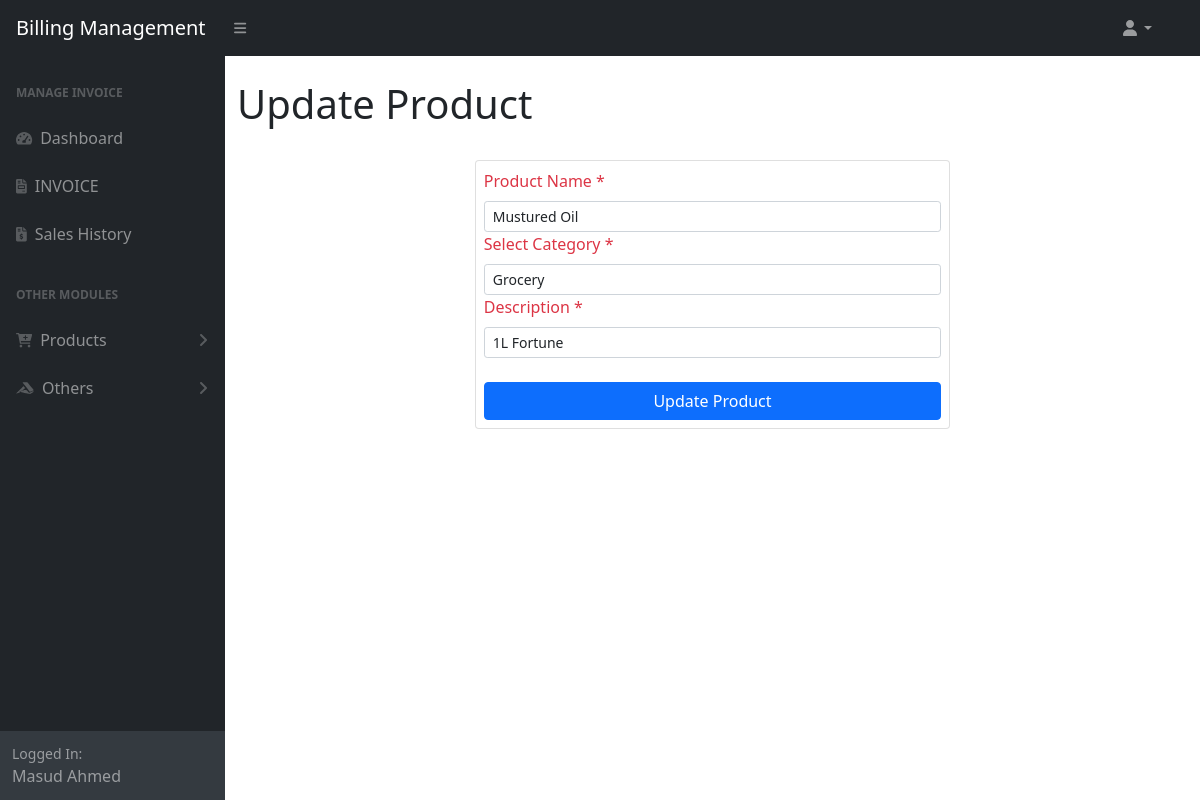
The page /update_product.php?pid=7 (signed in) on the database its author committed.
### tables this page shows
CREATE TABLE `user` (
  `id` int(11) NOT NULL,
  `name` varchar(50) NOT NULL,
  `mobile` varchar(10) NOT NULL,
  `email` varchar(100) DEFAULT NULL
);

CREATE TABLE `products` (
  `pid` int(11) NOT NULL,
  `pname` varchar(50) NOT NULL,
  `pcat` int(11) NOT NULL,
  `barcode` int(11) DEFAULT NULL,
  `description` text NOT NULL
);

CREATE TABLE `category` (
  `cid` int(11) NOT NULL,
  `ctitle` varchar(50) NOT NULL
);

### update_product.php (the view, shortened to what this page needs)
<?php
require_once 'menu/header.php'
?>
<div class="container-fluid">
<h1 class="mt-4">Update Product</h1>
    <div class="container">
        <div class="row justify-content-center">
            <div class="col-md-6 mt-4 p-2 card">
                <?php
                $pid = $_GET['pid'];
                $getsql = "SELECT * FROM `products` WHERE `pid` = '$pid'";
                $data = mysqli_fetch_assoc(mysqli_query($conn, $getsql));
                ?>
                <form action="actions/edit_actions.php" method="post">
                    <label for="pname" class="text-danger">Product Name *</label>
                    <input class="form-control form-control-sm" type="text" name="pname" value="<?= $data['pname'] ?>" required>
                    <label for="pcat" class="text-danger">Select Category *</label>
                    <select class="form-control form-control-sm" name="category" id="category">
                        <?php
                        $res = mysqli_query($conn, "SELECT * FROM `category`");
                        while ($arr = mysqli_fetch_assoc($res)) {
                        ?>
                            <option value="<?= $arr['cid'] ?>" <?= ($data['pcat'] == $arr['cid']) ? "selected" : "" ?>><?= $arr['ctitle'] ?></option>
                        <?php } ?>
                    </select>
                    <label for="pname" class="text-danger">Description *</label>
                    <input class="form-control form-control-sm" type="text" name="desc" value="<?= $data['description'] ?>" required>
                    <br>
                    <button class="btn btn-primary btn-block" name="updtproduct">Update Product</button>
                </form>
            </div>
        </div>
    </div>
</div>
<?php require_once 'menu/footer.php' ?>

### menu/header.php (shortened to what this page needs)
<?php
require_once "lib/db.php";
?>
<!DOCTYPE html>
<html lang="en">
<head>
    <link rel="stylesheet" href="assets/css/bootstrap.min.css">
    <link href="assets/css/styles.css" rel="stylesheet" />
</head>
<body class="sb-nav-fixed">
    <nav class="sb-topnav navbar navbar-expand navbar-dark bg-dark">
        <a class="navbar-brand ps-3" href="index.php">Billing Management</a>
        <button class="btn btn-link btn-sm order-1 order-lg-0 me-4 me-lg-0" id="sidebarToggle" href="#!"><i class="fas fa-bars"></i></button>
        <ul class="navbar-nav ms-auto ms-md-0 me-3 me-lg-4">
            <li class="nav-item dropdown">
                <a class="nav-link dropdown-toggle" id="navbarDropdown" href="#" role="button" data-bs-toggle="dropdown" aria-expanded="false"><i class="fas fa-user fa-fw"></i></a>
            </li>
        </ul>
    </nav>
    <div id="layoutSidenav">
        <div id="layoutSidenav_nav">
            <nav class="sb-sidenav accordion sb-sidenav-dark" id="sidenavAccordion">
                <div class="sb-sidenav-menu">
                    <div class="nav">
                        <div class="sb-sidenav-menu-heading">Manage Invoice</div>
                        <a class="nav-link" href="index.php">
                            <div class="sb-nav-link-icon"><i class="fas fa-tachometer-alt"></i></div>
                            Dashboard
                        </a>
                        <a class="nav-link" href="generate_bills.php">
                            <div class="sb-nav-link-icon"><i class="fas fa-file-invoice"></i></div>
                            INVOICE
                        </a>
                        <a class="nav-link" href="sales_history.php">
                            <div class="sb-nav-link-icon"><i class="fas fa-file-invoice-dollar"></i></i></div>
                            Sales History
                        </a>
                        <div class="sb-sidenav-menu-heading">Other Modules</div>
                        <a class="nav-link collapsed" href="#" data-bs-toggle="collapse" data-bs-target="#collapseLayouts" aria-expanded="false" aria-controls="collapseLayouts">
                            <div class="sb-nav-link-icon"><i class="fas fa-cart-plus"></i></div>
                            Products
                            <div class="sb-sidenav-collapse-arrow"><i class="fas fa-angle-down"></i></div>
                        </a>
                        <a class="nav-link collapsed" href="#" data-bs-toggle="collapse" data-bs-target="#collapsePages" aria-expanded="false" aria-controls="collapsePages">
                            <div class="sb-nav-link-icon"><i class="fab fa-accusoft"></i></div>
                            Others
                            <div class="sb-sidenav-collapse-arrow"><i class="fas fa-angle-down"></i></div>
                        </a>
                    </div>
                </div>
                <div class="sb-sidenav-footer">
                    <div class="small">Logged In:</div>
                    <?php
                    if (isset($_SESSION['user'])) {
                        $id = $_SESSION['user']['user_id'];
                        $data = mysqli_fetch_assoc(mysqli_query($conn, "SELECT * FROM `user` WHERE `id`='$id'"));
                        echo $data['name'];
                    }
                    ?>
                </div>
            </nav>
        </div>
        <div id="layoutSidenav_content">
            <main>

### rows shown on the page
user: name "Masud Ahmed"
products: pname "Mustured Oil", category "Grocery", desc "1L Fortune"
